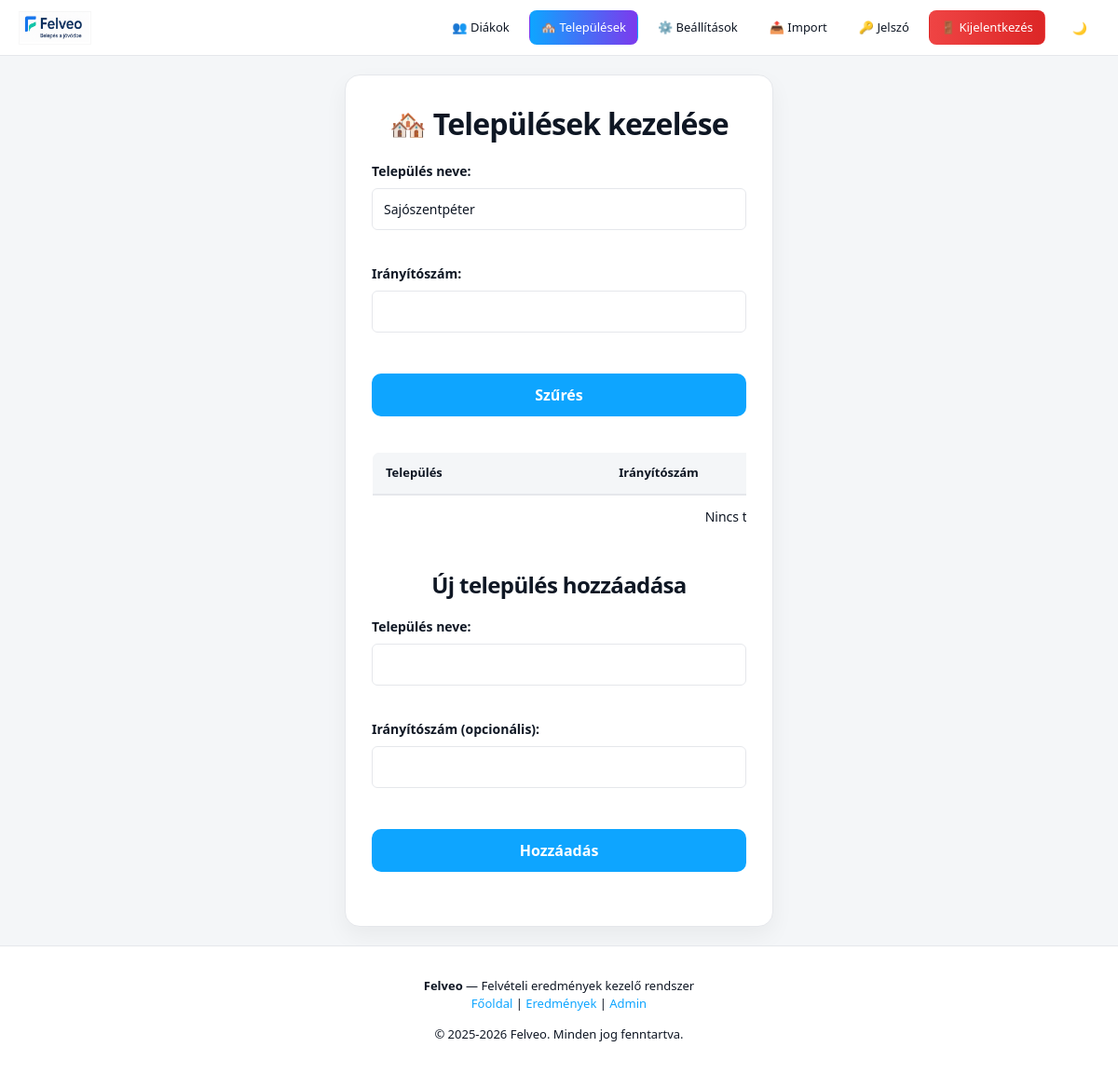
Page /admin_telepulesek.php?filter_nev=Sajószentpéter (signed in) on the earlier database version.
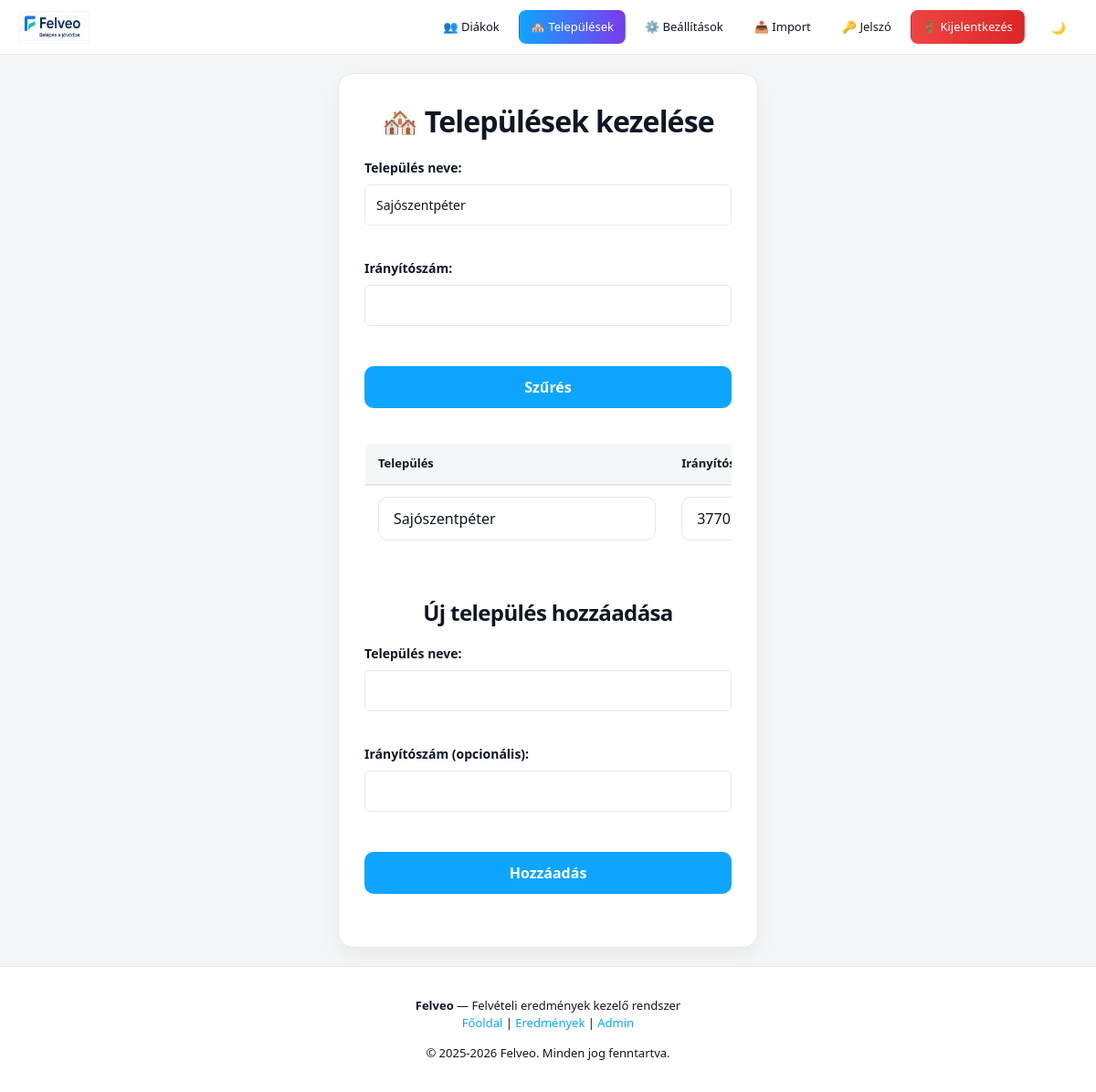
Same page on the later database version.
### tables this page shows
CREATE TABLE `telepulesek` (
  `id` int(11) NOT NULL,
  `iranyitoszam` char(4) NOT NULL,
  `nev` varchar(100) NOT NULL
);

### admin_telepulesek.php (the view, shortened to what this page needs)
<?php
require 'config.php';
$filter_nev = trim($_GET['filter_nev'] ?? '');
$filter_iranyitoszam = trim($_GET['filter_iranyitoszam'] ?? '');
$whereConditions = [];
$params = [];
if ($filter_nev !== '') {
    $whereConditions[] = 'nev LIKE ?';
    $params[] = '%' . $filter_nev . '%';
}
$whereClause = '';
if (!empty($whereConditions)) {
    $whereClause = 'WHERE ' . implode(' AND ', $whereConditions);
}
$telepulesStmt = $pdo->prepare("SELECT id, nev, iranyitoszam FROM telepulesek $whereClause ORDER BY nev LIMIT 500");
$telepulesStmt->execute($params);
$telepulesek = $telepulesStmt->fetchAll(PDO::FETCH_ASSOC);
?>
<!DOCTYPE html>
<html lang="hu">
<head>
    <link rel="stylesheet" href="style.css">
</head>
<body>
    <?php require 'navbar.php'; ?>
    <main class="container">
        <div class="card">
            <h1>🏘️ Települések kezelése</h1>
            <form method="GET" class="form-section">
                <div class="form-group">
                    <label for="filter_nev">Település neve:</label>
                    <input id="filter_nev" type="text" name="filter_nev" class="text-input" value="<?php echo htmlspecialchars($filter_nev); ?>">
                </div>
                <div class="form-group">
                    <label for="filter_iranyitoszam">Irányítószám:</label>
                    <input id="filter_iranyitoszam" type="text" name="filter_iranyitoszam" class="text-input" value="<?php echo htmlspecialchars($filter_iranyitoszam); ?>">
                </div>
                <button type="submit" class="primary-btn">Szűrés</button>
            </form>
            <div style="margin-top: 24px; overflow-x:auto;">
                <table class="data-table">
                    <thead>
                        <tr>
                            <th>Település</th>
                            <th>Irányítószám</th>
                        </tr>
                    </thead>
                    <tbody>
                        <?php foreach ($telepulesek as $row): ?>
                            <?php $formId = 'rowForm' . (int)$row['id']; ?>
                            <tr>
                                <td>
                                    <input type="text" name="nev" form="<?php echo $formId; ?>" class="text-input" value="<?php echo htmlspecialchars($row['nev']); ?>" required>
                                </td>
                                <td>
                                    <input type="text" name="iranyitoszam" form="<?php echo $formId; ?>" class="text-input" value="<?php echo htmlspecialchars($row['iranyitoszam']); ?>">
                                </td>
                            </tr>
                        <?php endforeach; ?>
                        <?php if (empty($telepulesek)): ?>
                            <tr>
                                <td colspan="3" style="text-align:center;">Nincs találat.</td>
                            </tr>
                        <?php endif; ?>
                    </tbody>
                </table>
            </div>
            <div class="form-section" style="margin-top: 32px;">
                <h2>Új település hozzáadása</h2>
                <form method="POST">
                    <div class="form-group">
                        <label for="new_nev">Település neve:</label>
                        <input id="new_nev" type="text" name="nev" class="text-input" required>
                    </div>
                    <div class="form-group">
                        <label for="new_iranyitoszam">Irányítószám (opcionális):</label>
                        <input id="new_iranyitoszam" type="text" name="iranyitoszam" class="text-input">
                    </div>
                    <button type="submit" class="primary-btn">Hozzáadás</button>
                </form>
            </div>
        </div>
    </main>
    <?php require 'footer.php'; ?>
</body>
</html>

Differences in the rows shown:
added telepulesek: nev "Sajószentpéter", iranyitoszam "3770"
Other differences:
text no longer shown: "Nincs…"
